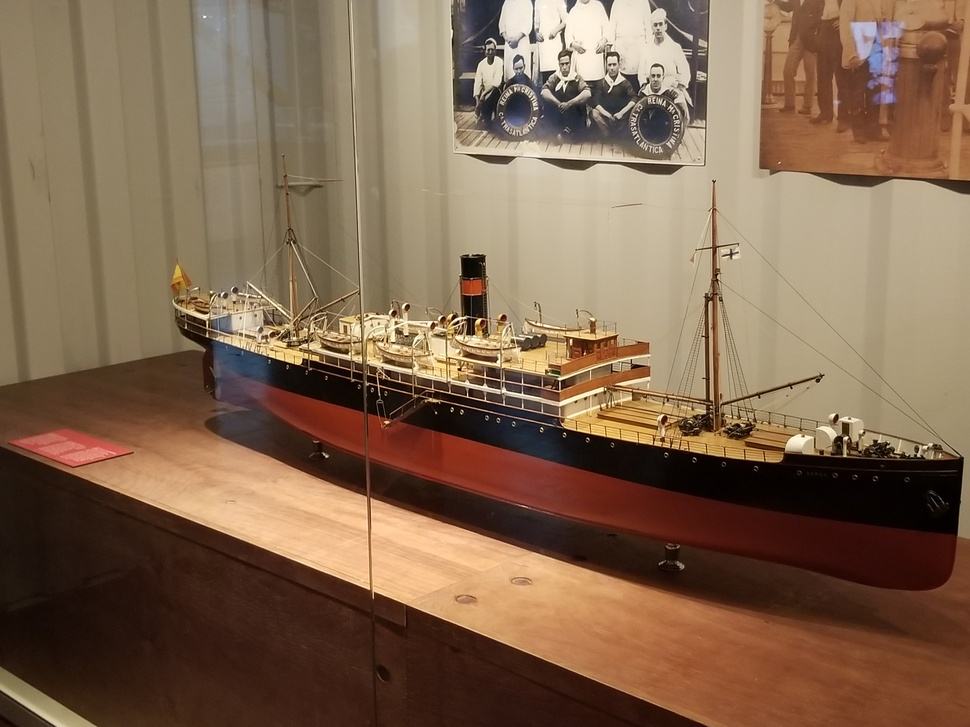
#> input picture python_fundumentals/pillow/ship1.jpg, 970 x 727 px, shrunk from 4032 x 3024 before the run
$ python main.py
#> lines starting #> are read from the running program, lines starting #| are printed output that depends on the picture
from PIL import Image

img = Image.open('ship1.jpg')
#> img is the input picture: PIL image 970x727 RGB; mean R, G, B 129.2, 102.6, 79.2
print(img.size)
#| (970, 727)
print(img.format)
#| JPEG
img.show()

r, g, b, = img.split()
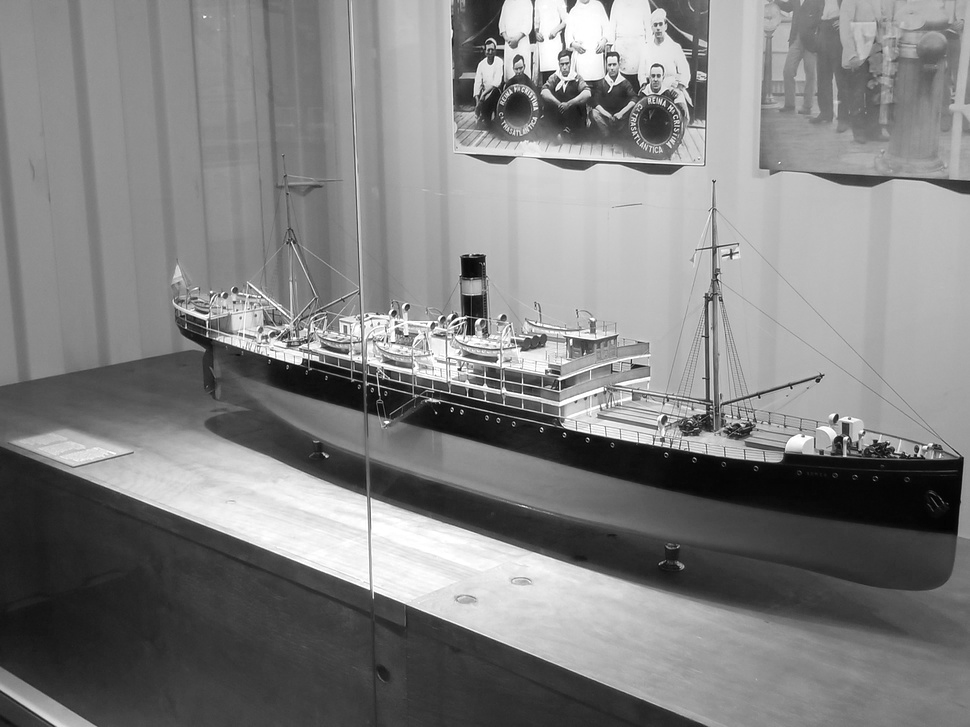
#> r: PIL image 970x727 L; min 2, max 255, mean 129.2
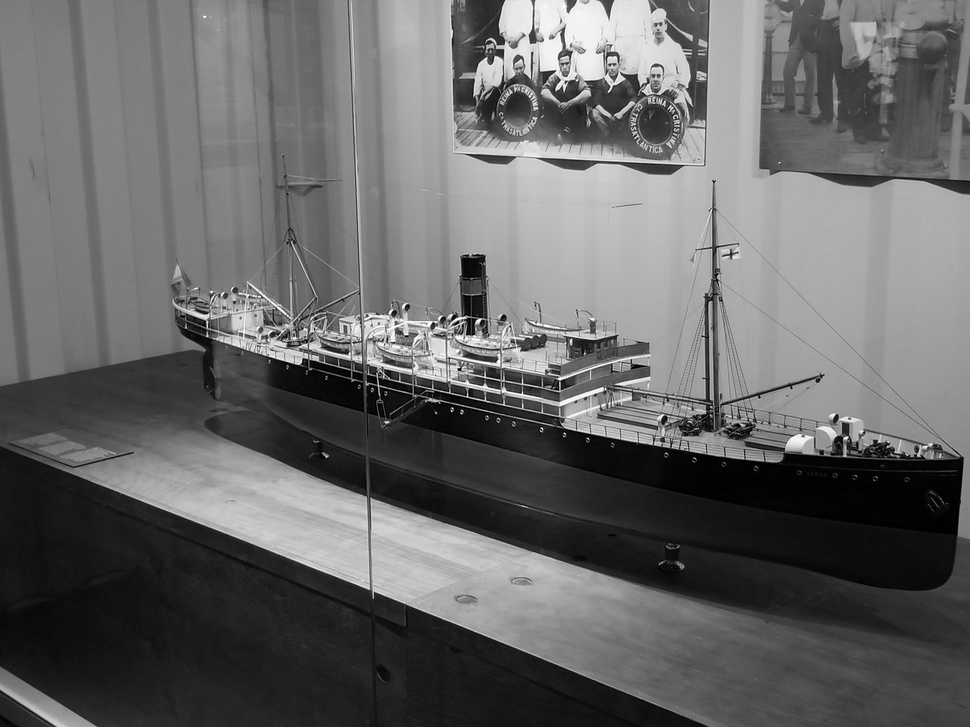
#> g: PIL image 970x727 L; min 0, max 255, mean 102.6
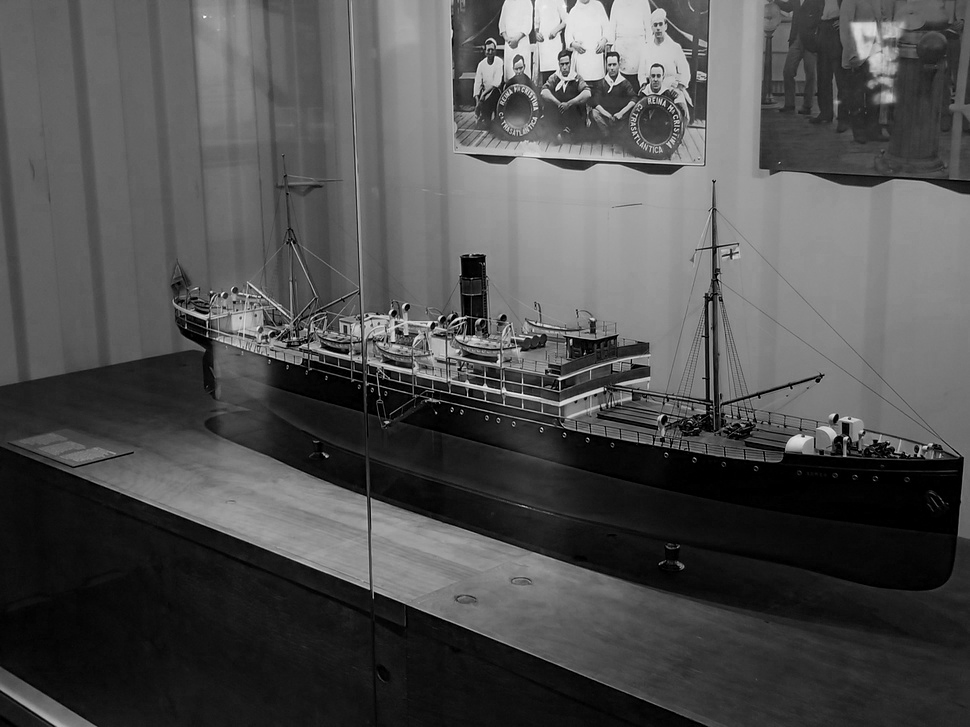
#> b: PIL image 970x727 L; min 0, max 255, mean 79.2
r.show()
g.show()
b.show()
